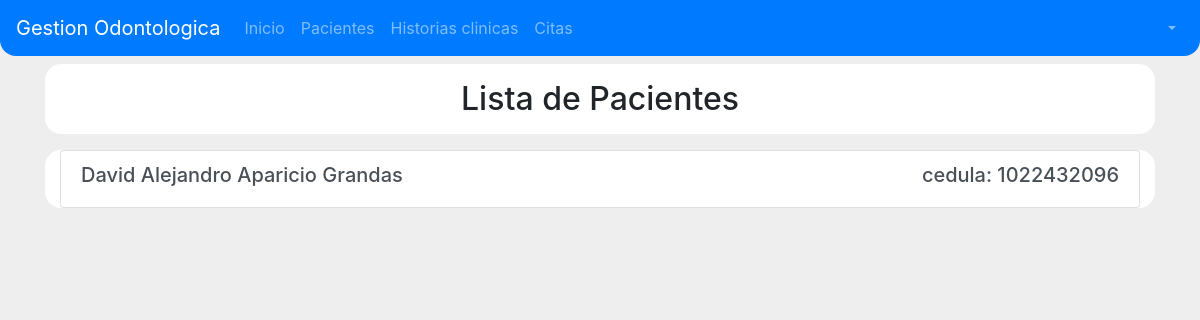
/pacientes, run on an earlier commit of the app's database.
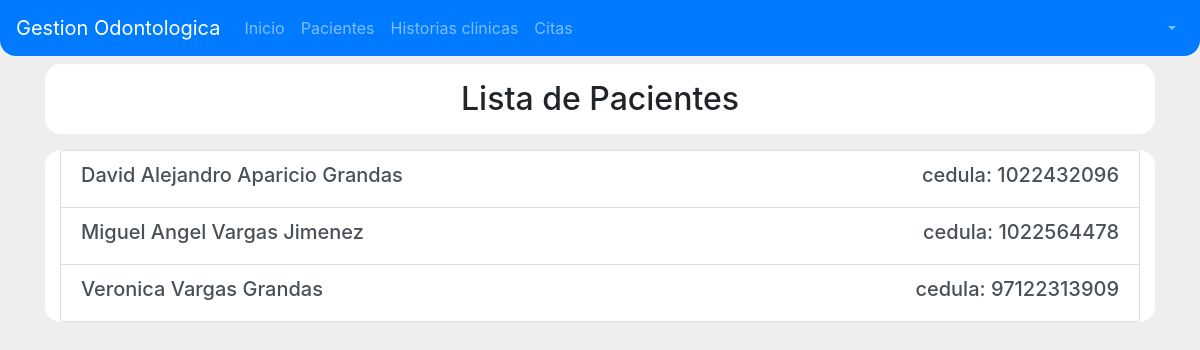
And on a later commit of the database.
### pacientes/models.py (models this page shows, shortened)
class Paciente(models.Model):
    estados_civiles = (
        ('soltero', 'Soltero/a'),
        ('casado', 'Casado/a'),
        ('union libre', 'Union libre'),
        ('viudo', 'Viudo/a'),
        ('divorciado', 'Divorciado/a'),
        ('comprometido', 'Comprometido/a')
    )
    cedula = models.CharField(primary_key=True, max_length=11)
    primer_nombre = models.CharField(max_length=15)
    segundo_nombre = models.CharField(max_length=15, blank=True)
    primer_apellido = models.CharField(max_length=15)
    segundo_apellido = models.CharField(max_length=15)
    direccion = models.CharField(max_length=100)
    ciudad = models.CharField(max_length=50)
    fecha_nacimiento = models.DateField()
    estado_civil = models.CharField(max_length=50, choices=estados_civiles)
    telefono = models.CharField(max_length=10)

### pacientes/views.py (the view)
# urls.py: url(r'^pacientes$', PacienteListView.as_view(), name='listar_pacientes'),
class PacienteListView(ListView):
    model = Paciente

### templates/pacientes/paciente_list.html
{% extends 'base.html' %}
{% load staticfiles %}
{% block style_content %}
    <link rel="stylesheet" href="{% static 'css/PacientesLista.css' %}">
    <link rel="stylesheet" href="{% static 'css/PacienteRegistro.css' %}">
{% endblock style_content %}
{% block content %}
    <section id="section-container">
        <div class="container">
            <div class="row fila">
                <div class="col-12 text-center pt-3 pb-2">
                    <h2>Lista de Pacientes</h2>
                </div>
            </div>
            <div class="row fila">
                <div class="col-12">
                    <div class="list-group">
                        {% for paciente in  object_list%}
                            <a href="{% url 'pacientes:detalle_paciente' pk=paciente.cedula %}" class="list-group-item list-group-item-action flex-column">
                                <div class="d-flex w-100 justify-content-between">
                                    <h5 class="mb-1">{{ paciente.primer_nombre }} {{ paciente.segundo_nombre }} {{ paciente.primer_apellido }} {{ paciente.segundo_apellido }}</h5>
                                    <h5>cedula: {{ paciente.cedula }}</h5>
                                </div>
                            </a>
                        {% endfor %}
                    </div>
                </div>
            </div>
        </div>
    </section>
{% endblock content %}

### templates/base.html (shortened to what this page needs)
<!DOCTYPE html>
<html lang="en">
	<head>
		{% load staticfiles %}
		<link rel="stylesheet" href="{% static 'css/bootstrap.min.css' %}">
		<link rel="stylesheet" href="{% static 'css/base.css' %}">
		{% block style_content %}
		{% endblock style_content %}
	</head>
	<body>
		<header id="header-container">
			<div class="container-fluid">
				<nav class="navbar navbar-expand-lg navbar-dark bg-primary fixed-top">
					<a class="navbar-brand" href="/inicio">Gestion Odontologica</a>
					<div class="collapse navbar-collapse justify-content-between" id="navbarNavDropdown">
						<ul class="navbar-nav">
							<li class="nav-item {{active_inicio}}">
								<a class="nav-link" href="/inicio">Inicio <span class="sr-only">(current)</span></a>
							</li>
							<li class="nav-item {{active_pacientes}}">
								<a class="nav-link" href="{% url 'pacientes:listar_pacientes' %}">Pacientes</a>
							</li>
							<li class="nav-item {{active_historias}}">
								<a class="nav-link" href="{% url 'historias_clinicas:listar_historias' %}">Historias clinicas</a>
							</li>
							<li class="nav-item {{active_citas}}">
								<a class="nav-link" href="#" data-toggle="modal" data-target="#exampleModal"> Citas </a>
							</li>
						</ul>
						<ul class="navbar-nav">
							<li class="nav-item dropdown">
								<a class="nav-link dropdown-toggle" data-toggle="dropdown" href="#" role="button" aria-haspopup="true" aria-expanded="false">{{user.first_name}} {{user.last_name}}</a>
							</li>
						</ul>
					</div>
				</nav>
			</div>
		</header>
		{% block content %}
		{% endblock content %}
	</body>
</html>

### static/css/base.css (style rules this page uses)
* { font-size: 16px; }
body { background-color: #eee; }
nav { border-radius: 0 0 1em 1em; }
#header-container { margin-bottom: 4em; }

### pacientes/static/css/PacientesLista.css (style rules this page uses)
.fila { background-color: white; border-radius: 1em; margin :1em 0; }

### pacientes/static/css/PacienteRegistro.css (style rules this page uses)
#section-container { margin: 1em 0; }

What changed in the data, as far as the page shows it:
added Paciente: primer_nombre "Miguel", segundo_nombre "Angel", primer_apellido "Vargas", segundo_apellido "Jimenez", cedula "1022564478"
added Paciente: primer_nombre "Veronica", primer_apellido "Vargas", segundo_apellido "Grandas", cedula "97122313909"
